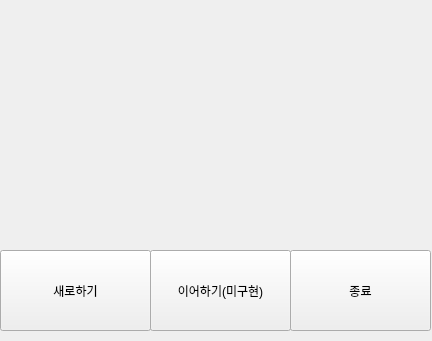
<?xml version="1.0" encoding="UTF-8"?>
<ui version="4.0">
 <class>Form</class>
 <widget class="QWidget" name="Form">
  <property name="geometry">
   <rect>
    <x>0</x>
    <y>0</y>
    <width>432</width>
    <height>341</height>
   </rect>
  </property>
  <property name="windowTitle">
   <string>Form</string>
  </property>
  <widget class="QLabel" name="label">
   <property name="geometry">
    <rect>
     <x>0</x>
     <y>10</y>
     <width>431</width>
     <height>221</height>
    </rect>
   </property>
   <property name="frameShape">
    <enum>QFrame::NoFrame</enum>
   </property>
   <property name="text">
    <string/>
   </property>
   <property name="pixmap">
    <pixmap>다운로드.png</pixmap>
   </property>
   <property name="scaledContents">
    <bool>true</bool>
   </property>
  </widget>
  <widget class="QPushButton" name="new_">
   <property name="geometry">
    <rect>
     <x>0</x>
     <y>250</y>
     <width>151</width>
     <height>81</height>
    </rect>
   </property>
   <property name="text">
    <string>새로하기</string>
   </property>
  </widget>
  <widget class="QPushButton" name="load_">
   <property name="geometry">
    <rect>
     <x>150</x>
     <y>250</y>
     <width>141</width>
     <height>81</height>
    </rect>
   </property>
   <property name="text">
    <string>이어하기(미구현)</string>
   </property>
  </widget>
  <widget class="QPushButton" name="quit_">
   <property name="geometry">
    <rect>
     <x>290</x>
     <y>250</y>
     <width>141</width>
     <height>81</height>
    </rect>
   </property>
   <property name="text">
    <string>종료</string>
   </property>
  </widget>
 </widget>
 <resources/>
 <connections/>
</ui>
